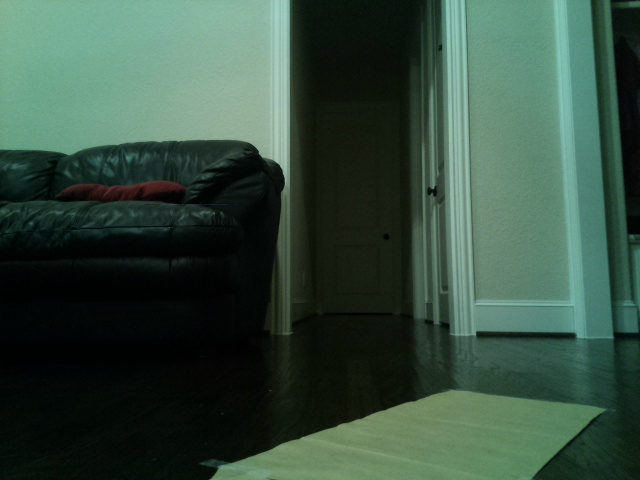
#> input picture Path 3/RoadViewPath3.jpg, 640 x 480 px
$ python -i Algorithm3.py   (imports and definitions only)
#> lines starting #> are read from the running program, lines starting #| are printed output that depends on the picture; after the words box and inside, x2 and y2 are one past the last pixel; in counts of white or black regions, pixels touching at a corner belong together
#> further down, picture is the input picture: shape (480, 640, 3); mean B, G, R 63.2, 77.1, 53.6
#Code written by Rhythm Garg

'''
###################################################################################
'''
import numpy as np
import cv2
import matplotlib.pyplot as plt
import matplotlib.image as mpimg
import math

'''
###################################################################################
'''

def makeYsGood(lines):
    '''make sure y1 is below (greater in index) y2
    takes in a list of lines, each line is [x1,y1,x2,y2]
    and retuens a list of lines such that y1 is greater
    in index than y2'''
    for line in lines:
        #if the value of y2 is greater than y1, then y2 is lower than y1 because of indexing
        if line[3] > line[1]:
            #switch the coordinates
            tempx = line[0]
            tempy = line[1]
            line[0] = line[2]
            line[1] = line[3]
            line[2] = tempx
            line[3] = tempy
    return lines


'''
###################################################################################
'''
#WE NEED ALGORITHM 2 SINCE IT IS CALLED IN ALGORITHM 3

def algorithm2(myLines):
    '''
    Input is a list of lines. Each line is a 4 element list:
    [x1, y1, x2, y2]
    A list of two lines (each line is [x1, y1, x2, y2])
    representing the lines of the edges of the path is returned using algorithm 2.
    If there are not enough lines, two vertical lines are returned.
    '''
    if len(myLines) < 1:
        return [[160,360,160,460],[480,360,480,460]]

    if len(myLines) == 1:
        return [myLines[0], myLines[0]]

    leftLines = []
    rightLines = []

    for line in myLines:
        #it's in the left half and bottom half
        if line[0] <= 320 and line[1] >= 240:
            leftLines.append(line)
        #it's in the right half and bottom half
        elif line[0] > 320 and line[1] >= 240:
            rightLines.append(line)

    if (len(leftLines) < 1 or len(rightLines) < 1):
        return [myLines[0], myLines[-1]]

    leftAvgLine = averageLine(leftLines)
    rightAvgLine = averageLine(rightLines)

    lanes = [leftAvgLine, rightAvgLine]

    #make ys good
    lanes = makeYsGood(lanes)

    #sort by x1
    lanes.sort(key=lambda x: x[0])


    return lanes

'''
###################################################################################
'''

def averageLine(lines):
    '''
    Input is a list of lines. Each line is a 4 element list:
    [x1, y1, x2, y2]
    A list [x1, y1, x2, y2] representing the average line of
    the inputted lines is returned. If there are no lines, None
    is returned.
    '''
    numLines = len(lines)
    if numLines == 0:
        return None

    sumX1 = 0
    sumY1 = 0
    sumX2 = 0
    sumY2 = 0

    for line in lines:
        sumX1 = sumX1 + line[0]
        sumY1 = sumY1 + line[1]
        sumX2 = sumX2 + line[2]
        sumY2 = sumY2 + line[3]

    avgX1 = sumX1/numLines
    avgY1 = sumY1/numLines
    avgX2 = sumX2/numLines
    avgY2 = sumY2/numLines

    avgLine = [avgX1, avgY1, avgX2, avgY2]
    return avgLine

'''
###################################################################################
'''

def algorithm3(myLines):
    '''
    Input is a list of lines. Each line is a 4 element list:
    [x1, y1, x2, y2]
    A list of two lines (each line is [x1, y1, x2, y2])
    representing the lines of the edges of the path is returned using algorithm 3.
    If there are not enough lines, two vertical lines are returned.
    '''
    #return vertical lines if no lines in input
    if len(myLines) < 1:
        return [[160,360,160,460],[480,360,480,460]]

    #return the line if one line is inputted
    if len(myLines) == 1:
        return [myLines[0], myLines[0]]

    #get all lines in the bottom half of the picture
    newLines = []
    for line in myLines:
        if line[1] >= 320:
            newLines.append(line)

    #return vertical lines if no lines left
    if len(newLines) < 1:
        return [[160,360,160,460],[480,360,480,460]]

    #return the line if one line is left
    if len(newLines) == 1:
        return [newLines[0], newLines[0]]

    #CLUSTERING ALGO
    goodSlopes = []
    lineSlopes = []

    for line in newLines:
        x1 = line[0]
        y1 = line[1]
        x2 = line[2]
        y2 = line[3]
        if (x2-x1!= 0):
            lineSlopes.append((-1)*(y2-y1)/(x2-x1))
        else:
            lineSlopes.append(1000)
        survived = True
        for slope in goodSlopes:
            if (abs(lineSlopes[-1]-slope[0]) <= 0.10):
                #find the mean slope of all the similar slopes
                slope[0] = (slope[0]*slope[1] + lineSlopes[-1])/(slope[1] + 1)

                #find the total number of slopes in the set of similar slopes
                slope[1] = slope[1] + 1

                #average x
                slope[2] = (slope[2]*(slope[1]-1) + (x1+x2)/2)/slope[1]

                #average y
                slope[3] = (slope[3]*(slope[1]-1) + (y1+y2)/2)/slope[1]

                #average x1
                slope[4] = (slope[4]*(slope[1]-1) + x1)/slope[1]

                #average y1
                slope[5] = (slope[5]*(slope[1]-1) + y1)/slope[1]

                #average x2
                slope[6] = (slope[6]*(slope[1]-1) + x2)/slope[1]

                #average y2
                slope[7] = (slope[7]*(slope[1]-1) + y2)/slope[1]

                survived = False
                break

        if survived:
            goodSlopes.append([lineSlopes[-1],1,(x1+x2)/2,(y1+y2)/2,x1,y1,x2,y2])

    #go through each line and make sure y1<y2
    for slope in goodSlopes:
        if slope[7] > slope[5]:
            tempx = slope[4]
            tempy = slope[5]
            slope[4] = slope[6]
            slope[5] = slope[7]
            slope[6] = tempx
            slope[7] = tempy

    #sort by avg x1
    goodSlopes.sort(key=lambda x: x[4])

    #return vertical lines if no lines left
    if len(goodSlopes) < 1:
        return [[160,360,160,460],[480,360,480,460]]

    #return the line if one line is left
    if len(goodSlopes) == 1:
        return [[goodSlopes[0][4],goodSlopes[0][5],goodSlopes[0][6],goodSlopes[0][7]],
                [goodSlopes[0][4],goodSlopes[0][5],goodSlopes[0][6],goodSlopes[0][7]]]

    #if there are less than 5 lines left, go ahead and send them to algorithm 2
    if (len(goodSlopes) < 5):
        algo3Lines = []
        for slope in goodSlopes:
            algo3Lines.append([slope[4],slope[5],slope[6],slope[7]])
        return algorithm2(algo3Lines)

    #otherwise, let's do some more filtering!
    goingToRemove = []
    for slope1 in goodSlopes:
        for slope2 in goodSlopes:
            if slope1 is not slope2:
                min1x = min(slope1[4], slope1[6])
                min2x = min(slope2[4], slope2[6])
                #if two lines are in the same quadrant remove one of them
                if ((min1x <= 160 and min2x <= 160) or (min1x >= 480 and min2x >= 480)):
                    goingToRemove.append(goodSlopes.index(slope1))
    goingToRemove.sort()
    #remove duplicates
    goingToRemove = list(set(goingToRemove))
    goodSlopesL = len(goodSlopes)
    indexesGone = 0
    for index in goingToRemove:
        index = index % goodSlopesL
        try:
            del goodSlopes[index-indexesGone]
        except:
            print(str(index) + " - " + str(indexesGone))
            continue
        indexesGone = indexesGone + 1

    #return vertical lines if no lines left
    if len(goodSlopes) < 1:
        return [[160,360,160,460],[480,360,480,460]]

    #return the line if one line is left
    if len(goodSlopes) == 1:
        return [[goodSlopes[0][4],goodSlopes[0][5],goodSlopes[0][6],goodSlopes[0][7]],
                [goodSlopes[0][4],goodSlopes[0][5],goodSlopes[0][6],goodSlopes[0][7]]]

    algo3Lines = []
    for slope in goodSlopes:
        algo3Lines.append([slope[4],slope[5],slope[6],slope[7]])
    return algorithm2(algo3Lines)

'''
###################################################################################
'''


def algo3GetSlopes(image):
    '''
    Input is a 480 rows x 640 columns RGB image of the road.
    A list of two slopes (both are floats) representing the slopes
    of the lines of the edges of the path is returned.
    '''
    plt.imshow(image)
    plt.show()

    file = open("Path3Algorithm3.txt", "w")

    #PATH 3
    imageCpy = image.copy()
    cv2.line(imageCpy, (205, 475), (450, 385), color=[255, 0, 0], thickness=2)
    cv2.line(imageCpy, (530, 480), (608, 405), color=[255, 0, 0], thickness=2)
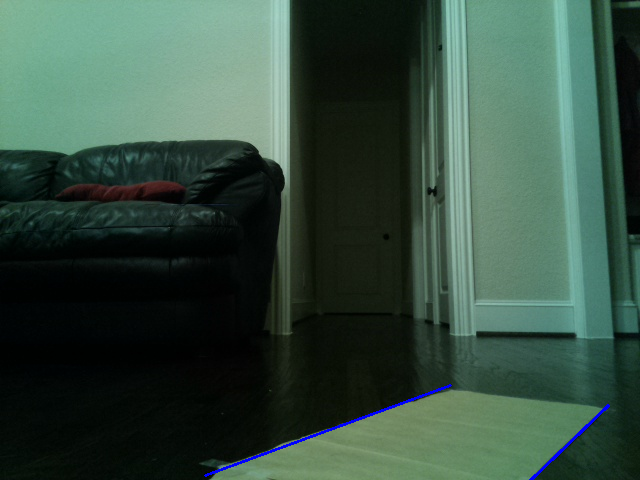
#> imageCpy: shape (480, 640, 3); mean B, G, R 63.9, 76.9, 53.4

    realLeftX1 = 205
    realLeftY1 = 5
    realLeftX2 = 450
    realLeftY2 = 95

    realRightX1 = 530
    realRightY1 = 0
    realRightX2 = 608
    realRightY2 = 75

    leftM = (realLeftY2 - realLeftY1)/(realLeftX2 - realLeftX1)
    leftB = realLeftY1 - leftM * realLeftX1

    rightM = (realRightY2 - realRightY1)/(realRightX2 - realRightX1)
    rightB = realRightY1 - rightM * realRightX1

    avgM = (leftM + rightM)/2

    file.write("The equation describing the actual left edge is y = " + str(leftM) + "x + " + str(leftB) + "\n")
    file.write("The equation describing the actual right edge is y = " + str(rightM) + "x + " + str(rightB) + "\n")

    cv2.imwrite("ActualEdges.jpg", imageCpy)


    blur = cv2.GaussianBlur(image,(13,13), 0)
    cv2.imwrite("2GaussianBlur.jpg", blur)

    edges = cv2.Canny(blur,50,100)
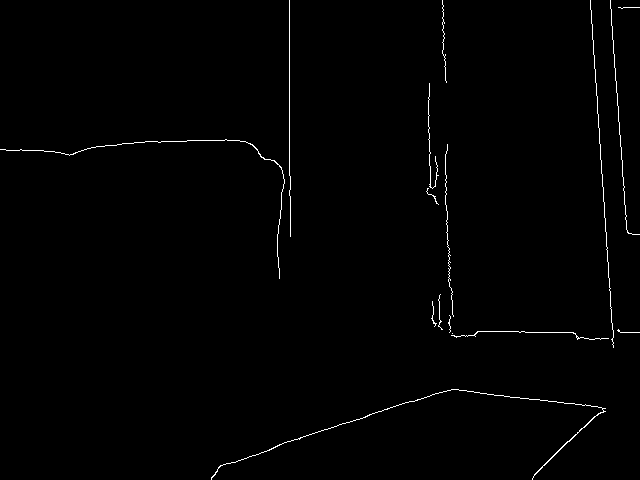
#> edges: shape (480, 640); 0.83% white in thin lines or dots
    cv2.imwrite("3CannyTransform.jpg", edges)

    lines = cv2.HoughLinesP(edges, 1, np.pi/180, 40, np.array([]), minLineLength=10, maxLineGap=50)
#> lines = 20 rows, first 6: [590, 7, 613, 347], [289, 195, 289, 0], [273, 447, 451, 389], [617, 93, 627, 232], [452, 389, 605, 408], [610, 0, 626, 229]

    #input for algorithms
    myLines = []
    for line in lines:
        nextLine = []
        lineTemp = line[0]
        nextLine.append(lineTemp[0])
        nextLine.append(lineTemp[1])
        nextLine.append(lineTemp[2])
        nextLine.append(lineTemp[3])
        myLines.append(nextLine)
#> this loop made 20 passes
#> lineTemp on passes 1 to 12: [590, 7, 613, 347], [289, 195, 289, 0], [273, 447, 451, 389], [617, 93, 627, 232], [452, 389, 605, 408], [610, 0, 626, 229], [445, 157, 451, 335], [536, 472, 604, 408], [134, 142, 239, 140], [428, 97, 430, 194], [279, 444, 439, 392], [449, 332, 639, 332]
#> after the loop, myLines = 20 items, first 6: [590, 7, 613, 347], [289, 195, 289, 0], [273, 447, 451, 389], [617, 93, 627, 232], [452, 389, 605, 408], [610, 0, 626, 229]

    allLanes = image.copy()
    for line in myLines:
        x1 = line[0]
        y1 = line[1]
        x2 = line[2]
        y2 = line[3]
        cv2.line(allLanes, (x1, y1), (x2, y2), color=[255, 0, 0], thickness=2)
#> this loop made 20 passes
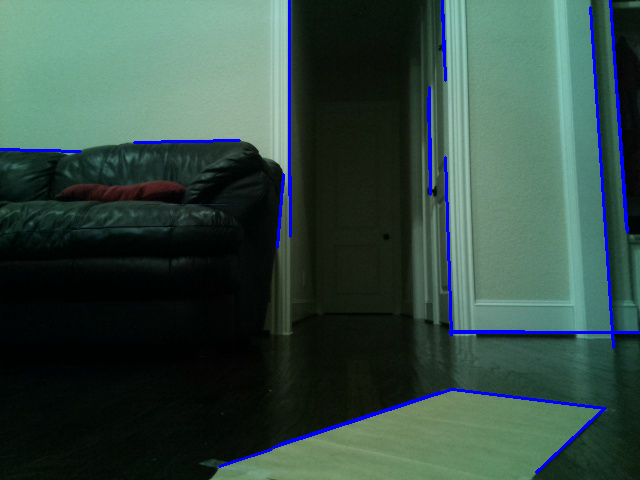
#> allLanes: shape (480, 640, 3); 2.19% of pixels changed, all inside (x1, y1, x2, y2) = (0, 0, 640, 474)
    cv2.imwrite("4HoughTransform.jpg", allLanes)


    #black image
    output = np.zeros((480,640,3), np.uint8)
    for line in myLines:
        x1 = line[0]
        y1 = line[1]
        x2 = line[2]
        y2 = line[3]
        cv2.line(output, (x1, y1), (x2, y2), color=[255, 0, 0], thickness=2)
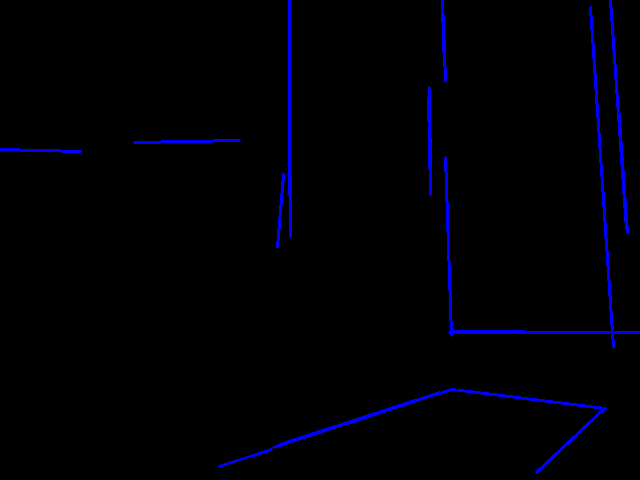
#> output: shape (480, 640, 3); mean of channels 0, 1, 2 5.6, 0, 0; drawn as B, G, R

    '''no longer needed since we are only using black and white for our neural net input image
    gray_output = cv2.cvtColor(output, cv2.COLOR_BGR2GRAY)
    cv2.imwrite("5Output.jpg", gray_output)
    '''
    #make ys good
    myLines = makeYsGood(myLines)
#> the loop in makeYsGood, `for line in lines:` made 20 passes
#> (tempx, tempy) on passes 1, 4, 5, 6, 7, 10, 13, 14, 16, 18: (590, 7), (617, 93), (452, 389), (610, 0), (445, 157), (428, 97), (429, 87), (442, 7), (442, 0), (0, 149)
#> myLines = 20 items, first 6: [613, 347, 590, 7], [289, 195, 289, 0], [273, 447, 451, 389], [627, 232, 617, 93], [605, 408, 452, 389], [626, 229, 610, 0]

    #sort by x1
    myLines.sort(key=lambda x: x[0])


    '''
    ###################################################################################
    '''
    #NOW WE CHOOSE THE ALGORITHM

    finalEdges = algorithm3(myLines)
#> the loop in algorithm3, `for line in myLines:` made 20 passes
#> line on passes 1 to 12: [80, 151, 0, 149], [134, 142, 239, 140], [219, 466, 271, 449], [273, 447, 451, 389], [277, 247, 283, 174], [279, 444, 439, 392], [289, 195, 289, 0], [290, 236, 290, 176], [430, 194, 428, 97], [430, 187, 429, 87], [444, 66, 442, 7], [445, 80, 442, 0]
#> after the loop in algorithm3, `for line in myLines:`: newLines = [[219, 466, 271, 449], [273, 447, 451, 389], [279, 444, 439, 392], [449, 332, 639, 332], [450, 331, 524, 331], [451, 335, 445, 157], [536, 472, 604, 408], [605, 408, 452, 389], [613, 347, 590, 7]]
#> the loop in algorithm3, `for line in newLines:` made 9 passes
#> after the loop in algorithm3, `for line in newLines:`: goodSlopes = 6 items; lineSlopes = [0.327, 0.326, 0.325, 0, 0, -29.67, 0.941, -0.124, -14.78]; slope = [-0.124, 1, 528.5, 398.5, 605, 408, 452, 389]
#> the loop in algorithm3, `for slope in goodSlopes:` made 6 passes
#> the loop in algorithm3, `for slope1 in goodSlopes:` made 6 passes
#> after the loop in algorithm3, `for slope1 in goodSlopes:`: goingToRemove = [3, 5]
#> in algorithm3, `goodSlopesL = len(goodSlopes)`: goodSlopesL = 6
#> the loop in algorithm3, `for index in goingToRemove:` made 2 passes
#> (index, indexesGone) on passes 1 to 2: (3, 1), (5, 2)
#> after the loop in algorithm3, `for index in goingToRemove:`: indexesGone = 2
#> the loop in algorithm3, `for slope in goodSlopes:` made 4 passes
#> after the loop in algorithm3, `for slope in goodSlopes:`: algo3Lines = [[257, 452.3, 387, 410], [449.5, 331.5, 581.5, 331.5], [451, 335, 445, 157], [605, 408, 452, 389]]
#> the loop in algorithm2, `for line in myLines: #it's in the left half and bottom half` made 4 passes
#> after the loop in algorithm2, `for line in myLines:`: leftLines = [[257, 452.3, 387, 410]]; rightLines = [[449.5, 331.5, 581.5, 331.5], [451, 335, 445, 157], [605, 408, 452, 389]]
#> in averageLine, `numLines = len(lines)`: numLines = 1
#> the loop in averageLine, `for line in lines:` made 1 pass
#> after the loop in averageLine, `for line in lines:`: sumX1 = 257; sumX2 = 387; sumY1 = 452.3; sumY2 = 410
#> in averageLine, `avgX1 = sumX1/numLines`: avgX1 = 257
#> in averageLine, `avgY1 = sumY1/numLines`: avgY1 = 452.3
#> in averageLine, `avgX2 = sumX2/numLines`: avgX2 = 387
#> in averageLine, `avgY2 = sumY2/numLines`: avgY2 = 410
#> in averageLine, `avgLine = [avgX1, avgY1, avgX2, avgY2]`: avgLine = [257, 452.3, 387, 410]
#> the loop in averageLine (call 2), `for line in lines:` made 3 passes
#> (line, sumX1, sumY1, sumX2, sumY2) on passes 2 to 3: ([451, 335, 445, 157], 900.5, 666.5, 1026.5, 488.5), ([605, 408, 452, 389], 1505.5, 1074.5, 1478.5, 877.5)
#> in algorithm2, `rightAvgLine = averageLine(rightLines)`: rightAvgLine = [501.8, 358.2, 492.8, 292.5]
#> in algorithm2, `lanes = [leftAvgLine, rightAvgLine]`: lanes = [[257, 452.3, 387, 410], [501.8, 358.2, 492.8, 292.5]]
#> the loop in makeYsGood (call 2), `for line in lines:` made 2 passes
#> finalEdges has the same summary as lanes in algorithm2
    image1 = image.copy()
    for line in finalEdges:
        x1 = line[0]
        y1 = line[1]
        x2 = line[2]
        y2 = line[3]
        cv2.line(image1, (int(x1), int(y1)), (int(x2), int(y2)), color=[255, 0, 0], thickness=2)
#> this loop made 2 passes
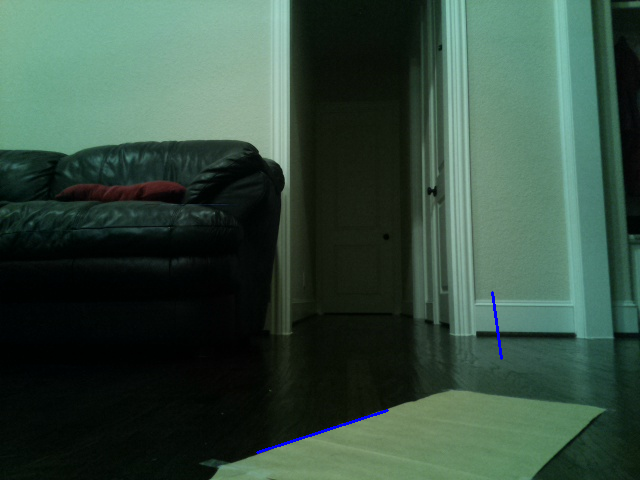
#> image1: shape (480, 640, 3); 0.19% of pixels changed, all inside (x1, y1, x2, y2) = (256, 291, 503, 454)
    cv2.imwrite("Algo3.jpg", image1)

    leftAvgLine = finalEdges[0]
#> leftAvgLine = [257, 452.3, 387, 410]
    rightAvgLine = finalEdges[1]
#> rightAvgLine = [501.8, 358.2, 492.8, 292.5]

    try:
        leftSlope= (-1)*(leftAvgLine[3]-leftAvgLine[1])/(leftAvgLine[2]-leftAvgLine[0])
#> leftSlope = 0.326
    except:
        leftSlope = 1000

    try:
        rightSlope= (-1)*(rightAvgLine[3]-rightAvgLine[1])/(rightAvgLine[2]-rightAvgLine[0])
#> rightSlope = -7.3
    except:
        rightSlope = 1000

    midLeftX = int((leftAvgLine[2] + leftAvgLine[0])/2)
#> midLeftX = 322
    midLeftY = int((leftAvgLine[3] + leftAvgLine[1])/2)
#> midLeftY = 431
    midRightX = int((rightAvgLine[2] + rightAvgLine[0])/2)
#> midRightX = 497
    midRightY = int((rightAvgLine[3] + rightAvgLine[1])/2)
#> midRightY = 325

    '''Check to make sure they are the right midpoints
    cv2.circle(image1, (midLeftX, midLeftY), 10, (0, 0, 0))
    cv2.circle(image1, (midRightX, midRightY), 10, (0, 0, 0))
    cv2.imwrite("Algo3Check.jpg", image1)
    '''

    file.write("\nThe midpoint of the left edge is (" + str(midLeftX) + "," + str(480-midLeftY) +")\n")
    file.write("The midpoint of the right edge is (" + str(midRightX) + "," + str(480-midRightY) +")\n")

    '''to calculate the shortest distance from a point to a line,
    we must use the formula d = |ax_0 + by_0 + c|/sqrt(a^2+b^2)
    Hence, we need to write our y = mx + b equations in ax + by + c = 0 form.
    This is easy; y = mx +b => mx - y + b = 0 => a = m, b = -1, c = b
    '''
    standardLeftA = leftM
    standardLeftB = -1
    standardLeftC = leftB

    standardRightA = rightM
    standardRightB = -1
    standardRightC = rightB

    performanceMeasure1 = abs(standardLeftA * midLeftX + standardLeftB * (480-midLeftY) + standardLeftC)/(math.sqrt(math.pow(standardLeftA,2) + math.pow(standardLeftB,2)))
#> performanceMeasure1 = 0.958
    performanceMeasure2 = abs(standardRightA * midRightX + standardRightB * (480-midRightY) + standardRightC)/(math.sqrt(math.pow(standardRightA,2) + math.pow(standardRightB,2)))
#> performanceMeasure2 = 134.6

    file.write("\nPerformance Measure 1: 1000 - " + str(performanceMeasure1)  + " = " + str(1000-performanceMeasure1) + "\n")
    file.write("\nPerformance Measure 2: 1000 - " + str(performanceMeasure2)  + " = " + str(1000-performanceMeasure2) + "\n")

    predictedAvg = (leftSlope + rightSlope)/2
#> predictedAvg = -3.49
    '''We simply need to find (predictedAvg - avgM)^2 for the third performance measure'''
    performanceMeasure3 = math.pow(predictedAvg - avgM, 2)
#> performanceMeasure3 = 17.22

    file.write("\nPerformance Measure 3: 1000 - " + str(performanceMeasure3)  + " = " + str(1000-performanceMeasure3) + "\n")

    file.close()

    return [leftSlope, rightSlope]

>>> import cv2
>>> picture = cv2.imread('RoadViewPath3.jpg')
>>> result = algo3GetSlopes(picture)
#> result = [0.326, -7.3]
